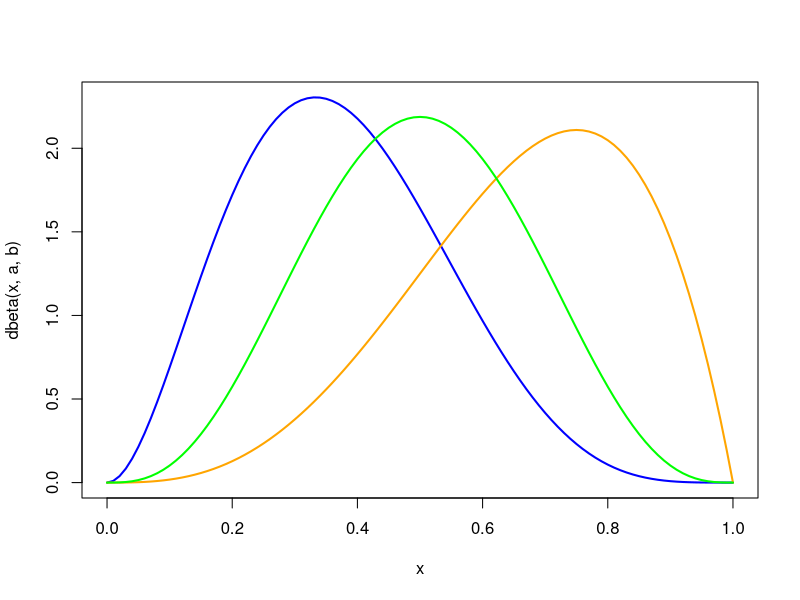

The R source for this figure: (Note: this script raises an error after producing the figure.)
#---------------------------------
# Sample code for 18.05 Studio 7
#--------------------------------

# 1. The Beta distribution

# rbeta, dbeta, pbeta, qbeta works just like for other distributions

# Recall that Beta(1,1) is the uniform distribution on [1,1]
a = 1
b = 1

# Let's check its density at a point
x = 0.5
print(dbeta(x, a, b))

# We can also check it at a vector of points
x = seq(0, 1, 0.1)
print(dbeta(x, a, b))

# For different values of a and b, Beta(a,b) is no longer uniform
a = 3
b = 5

x = 0.5
print(dbeta(x, a, b))

x = seq(0, 1, 0.1)
print(dbeta(x, a, b))

# We'll plot the density for different values of a and b
# Recall that the Beta pdf is zero outside the interval [0,1]
# We'll discretize the interval in steps of .01
a = 3
b = 5

x = seq(0,1,.01)  

# Plot the result
plot(x,dbeta(x, a, b), type='l', col='blue', lwd=2)

a = 4
b = 2
lines(x,dbeta(x, a, b), col='orange', lwd=2)

a = 4
b = 4
lines(x,dbeta(x, a, b), col='green', lwd=2)

# 2. Numerical integration
# It's not always possible to evaluate integrals analytically (in symbols).
# Often the only possibility is to estimate the value of the integral numerically.

# We will use a simple numerical integration scheme to convince ourselves that the
# density of the Beta(3,5) distribution integrates to 1.

a = 3
b = 5

# For this scheme we discretize the interval [0,1] into m subintervals 
m = 5

# We will estimate the integral by writing the expression for the Riemann sum 
# We'll use the right endpoints of each subinterval.
points = seq(1/m, 1, 1/m)

# Now calculate the density at those points
densities = dbeta(points, a, b)

# Finally we multiply the densities by the widths and sum to get the Riemann sum:
print(approx_integral)

# The result is a number which is close to 1, but not quite.
# We can improve the approximation by using more (smaller) sub-intervals.

m = 10
approx_integral = sum(dbeta(seq(1/m, 1, 1/m), a, b) * 1/m)
print(approx_integral)

# By using a finer subdivision, we can make the estimate arbitrarily close to 1
m = 1000
approx_integral = sum(dbeta(seq(1/m, 1, 1/m),a,b)*1/m)
print(approx_integral)

# A refresher on drawing heat maps
x = 0:100
y = 0:100
tab = matrix(0, nrow=100, ncol=100)
for (i in 1:100) {
  for (j in 1:100) {
    tab[i,j] = i + 2*j
  }
}
opar = par(mfrow=c(2,2), mar=c(1.8,2.0,1,1),mgp=c(.5,1,0))
image(x, y, tab, col=rainbow(100), xlab='', ylab='')
text(0,40, 'rainbow', pos=4, cex=1.3)
image(x, y, tab, col=heat.colors(10), xlab='', ylab='')
text(0,40, 'heat.colors', pos=4, cex=1.3)
image(x, y, tab, col=topo.colors(100), xlab='', ylab='')
text(0,40, 'topo.colors', pos=4, cex=1.3)
image(x, y, tab, col=terrain.colors(100), xlab='', ylab='')
text(0,40, 'terrain.colors', pos=4, cex=1.3)
par(opar)